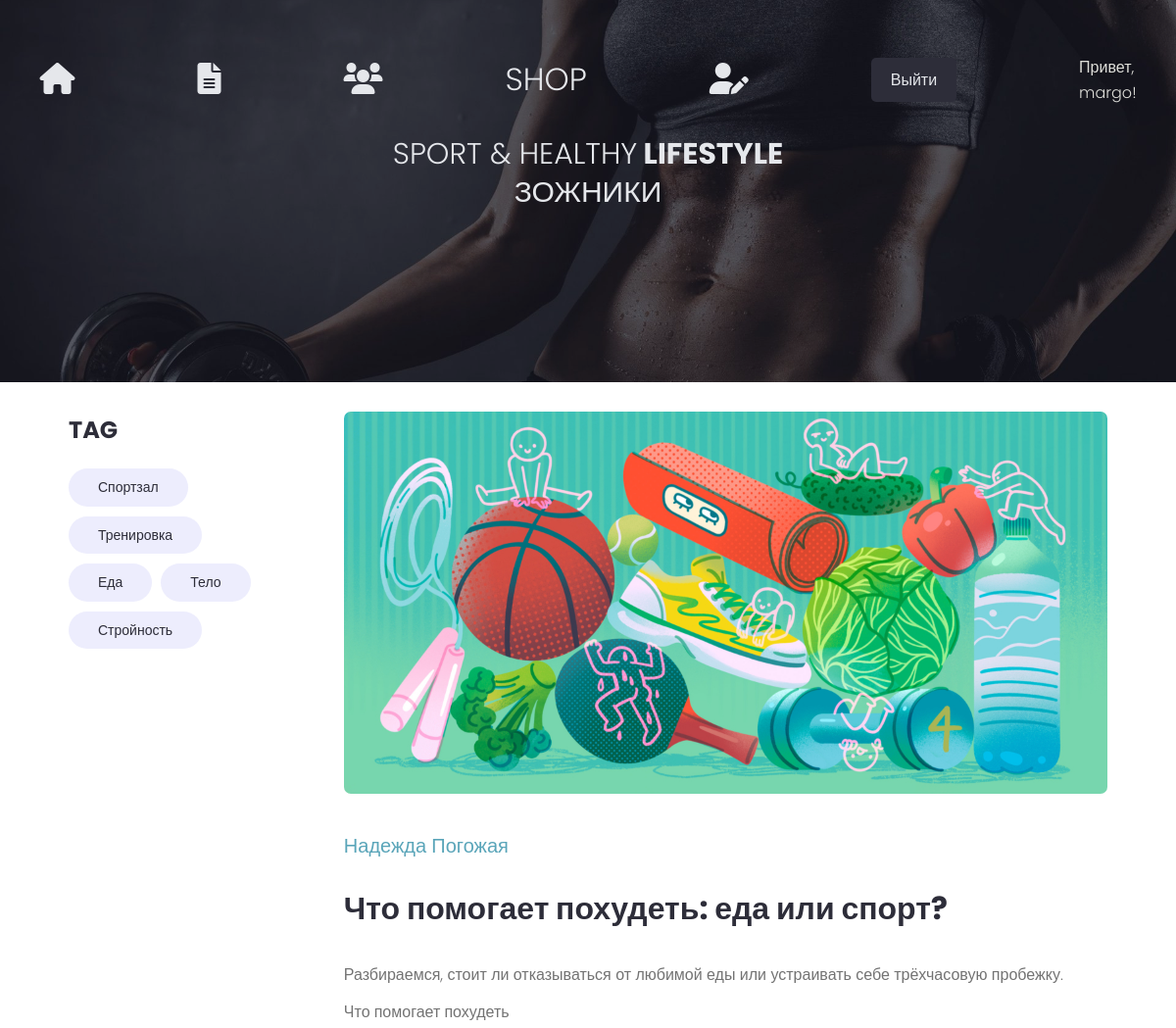
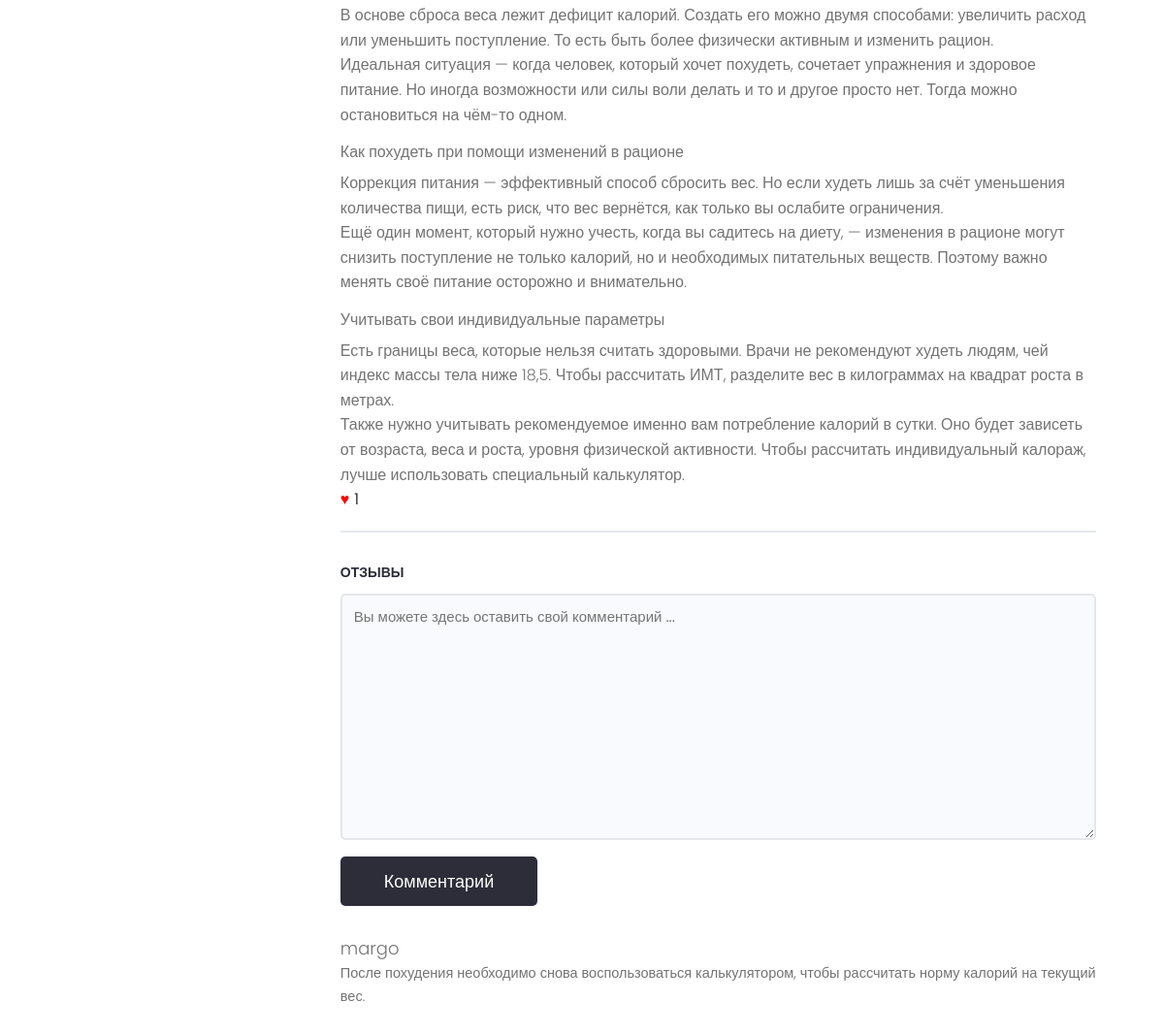
The page /projects/project/18/ (signed in) on the database its author committed (2 pictures, top to bottom).
### projects/models.py (models this page shows, shortened)
class Tag(models.Model):
    name = models.CharField(max_length=200, verbose_name='Наименование')
    created = models.DateTimeField(auto_now_add=True, verbose_name='Дата')
    def __str__(self):
        return self.name
    class Meta:
        verbose_name = 'Тэг'
        verbose_name_plural = 'тэги'

class Project(models.Model):
    owner = models.ForeignKey(Profile, on_delete=models.SET_NULL, blank=True, null=True, verbose_name='Автор')
    sections = models.ManyToManyField('Section', blank=True, verbose_name='Категории')
    title = models.CharField(max_length=200, verbose_name='Название')
    description = RichTextUploadingField(blank=True, verbose_name='Описание')
    featured_image = models.ImageField(default='default.jpg', upload_to='projects/%Y/%m/%d', verbose_name='Изображение')
    demo_link = models.CharField(max_length=200, blank=True, verbose_name='Ссылка на демонстрацию')
    source_link = models.CharField(max_length=200, blank=True, verbose_name='Ссылка на источник')
    tags = models.ManyToManyField('Tag', blank=True, verbose_name='Тег')
    created = models.DateTimeField(auto_now_add=True, verbose_name='Дата создания')
    likes = models.ManyToManyField(User, related_name='project_likes', blank=True, verbose_name='Лайки')
    class Meta:
        ordering = ['-created']
        verbose_name = 'Статья'
        verbose_name_plural = 'статьи'

class Comment(models.Model):
    project = models.ForeignKey(Project, on_delete=models.CASCADE, related_name='comments')
    author = models.ForeignKey(User, on_delete=models.CASCADE)
    profile = models.ForeignKey(Profile, on_delete=models.SET_NULL, null=True, blank=True)
    content = models.TextField()
    created_at = models.DateTimeField(auto_now_add=True)
    class Meta:
        verbose_name = 'Комментарий'
        verbose_name_plural = 'комментарии'

### users/models.py (models this page shows, shortened)
class Profile(models.Model):
    user = models.OneToOneField(User, on_delete=models.CASCADE, blank=True, verbose_name='Пользователь')
    name = models.CharField(max_length=200, blank=True, verbose_name='Имя')
    email = models.EmailField(max_length=200, blank=True, verbose_name='Эл.адрес')
    nickname = models.CharField(max_length=200, blank=True, verbose_name='Псевдоним')
    myself_short = models.CharField(max_length=200, blank=True, verbose_name='О себе коротко')
    myself = models.TextField(blank=True, verbose_name='О себе')
    photo = models.ImageField(upload_to='profiles/', default='profiles/coach.jpg', verbose_name='Фото')
    video = models.FileField(upload_to='videos/', blank=True, null=True, verbose_name='Видео')
    note = models.TextField(blank=True, null=True, verbose_name='Заметка')
    social_youtube = models.CharField(max_length=200, blank=True, verbose_name='Youtube')
    social_site = models.CharField(max_length=200, blank=True, verbose_name='Социальная сеть')
    social_website = models.CharField(max_length=200, blank=True, verbose_name='Сайт')
    document = models.FileField(upload_to='documents/', verbose_name='Документ об образовании', null=True, blank=False)
    work = models.CharField(max_length=200, blank=True, verbose_name='Место работы')
    created = models.DateTimeField(auto_now_add=True, verbose_name='Дата')
    class Meta:
        verbose_name = 'Профиль'
        verbose_name_plural = 'профили'

### projects/views.py (the view)
# urls.py: path('project/<str:pk>/', views.project, name='project'),
@login_required(login_url='login')
def project(request, pk):
    project_obj = Project.objects.get(id=pk)
    if request.method == 'POST':
        form = CommentForm(request.POST)
        if form.is_valid():
            comment = form.save(commit=False)
            comment.author = request.user
            comment.profile = request.user.profile if hasattr(request.user, 'profile') else None
            comment.project = project_obj
            comment.save()
            return redirect('project', pk=pk)
    else:
        form = CommentForm()
    context = {
        'background_image': 'images/one.jpg',
        'hide_search': True,  # Добавляем переменную для скрытия поисковой строки
        'project': project_obj,
        'form': form,
    }
    return render(request, 'projects/single-project.html', context)

### projects/forms.py
class CommentForm(forms.ModelForm):
    class Meta:
        model = Comment
        fields = ['content']
        widgets = {
            'content': forms.Textarea(
                attrs={'class': 'input input--textarea',
                       'placeholder': 'Вы можете здесь оставить свой комментарий ...'}),
        }
    def __init__(self, *args, **kwargs):
        super(CommentForm, self).__init__(*args, **kwargs)
        for field in self.fields.values():
            field.widget.attrs.update({'class': 'input'})

### projects/templates/projects/single-project.html (shortened to what this page needs)
{% extends 'projects/base.html' %}
{% block content %}
<main class="singleProject my-md">
    <div class="container">
        <div class="layout">
            <div class="column column--1of3">
                <h3 class="singleProject__subtitle">Tag</h3>
                <div class="singleProject__toolStack">
                    {% for tag in project.tags.all %}
                    <span class="tag tag--pill tag--sub tag--lg">
                        <small>{{ tag }}</small>
                    </span>
                    {% endfor %}
                </div>
            </div>
            <div class="column column--2of3">
                <img class="singleProject__preview" src="{{ project.featured_image.url }}" alt="portfolio thumbnail"
                     style="width: 100%; height: auto; object-fit: cover;"/>
                <br>
                <a href="{% url 'user_profile' project.owner.id %}" class="singleProject__developer"
                   style="color: var(--color-main); font-size: 2rem;">{{project.owner.name}}</a>
                <h2 class="singleProject__title">{{ project.title }}</h2>
                <div class="singleProject__info" style="font-size: 1.8rem;">
                    {{ project.description|safe }}
                </div>
                <div class="like-section">
                    <button class="like-button" data-project-id="{{ project.id }}">
                        <span class="like-icon">&#9829;</span>
                        <span class="like-count">{{ project.likes.count }}</span>
                    </button>
                </div>
                <div class="comments">
                    <h3 class="singleProject__subtitle" style="font-size: 1.4rem;">Отзывы</h3>
                    <form class="form" action="{% url 'project' project.id %}" method="POST">
                        <div class="form__field">
                            {{form.content}}
                        </div>
                        <input class="btn btn--sub btn--lg" type="submit" value="Комментарий"/>
                    </form>
                    <div class="commentList">
                        {% for comment in project.comments.all %}
                        <div class="comment">
                            {% if comment.profile %}
                            <a href="{% url 'user_profile' comment.profile.id %}">
                                <img class="avatar avatar--md" src="{{ comment.profile.photo.url }}" alt="user"/>
                            </a>
                            <div class="comment__details">
                                <a href="{% url 'user_profile' comment.profile.id %}" class="comment__author">{{comment.author.username}}</a>
                                {% else %}
                                <div class="comment__details">
                                    <span class="comment__author">{{ comment.author.username }}</span>
                                    {% endif %}
                                    <p class="comment__info">
                                        {{ comment.content }}
                                    </p>
                                </div>
                            </div>
                            {% endfor %}
                        </div>
                    </div>
                </div>
            </div>
        </div>
</main>
{% endblock %}

### projects/templates/projects/navbar.html (shortened to what this page needs)
{% load static %}
<header class="header">
    <div class="header__background">
        <img src="{% static background_image %}" alt="Background Image" class="header__background-image">
    </div>
    <div class="container container--narrow">
        <nav class="header__nav">
            <ul class="header__menu" style="font-weight: bold;">
                <li class="header__menuItem" style="font-size: 32px;"><a href="{% url 'projects' %}" title="о Главном"><i
                        class="fas fa-home"></i></a></li>
                <li class="header__menuItem" style="font-size: 32px;"><a href="{% url 'news_feed' %}" title="Новости"><i
                        class="fas fa-file-alt"></i></a></li>
                <li class="header__menuItem" style="font-size: 32px;"><a href="{% url 'profiles' %}" title="Профессионалы"><i class="fas fa-users"></i></a></li>
                <li class="header__menuItem" style="font-size: 32px;"><a href="{% url 'shop' %}" title="Магазин">SHOP</a></li>
                {% if user.is_authenticated %}
                {% if not request.user.profile %}
                <li class="header__menuItem" style="font-size: 32px;"><a href="{% url 'create_profile' %}"
                                                                         title="Создать аккаунт"><i class="fas fa-user-edit"></i></a></li>
                {% endif %}
                <li class="header__menuItem" style="font-size: 20px;"><a href="{% url 'logout' %}" class="btn btn--sub">Выйти</a>
                </li>
                <li class="header__menuItem" style="font-size: 20px;"><span style="color: rgb(222, 222, 217);">Привет, {{user.username}}!</span></li>
                {% else %}
                <li class="header__menuItem" style="font-size: 20px;"><a href="{% url 'login' %}" class="btn btn--sub">Войти</a> </li>
                {% endif %}
            </ul>
            <div class="hero-section__box" style="text-align: center;">
                <h2>Sport & healthy<span> lifestyle </span></h2>
                <h2>ЗОЖники</h2>
            </div>
        </nav>
    </div>
</header>

### projects/static/styles/app.css (style rules this page uses)
:root { --color-sub: #2d2d39; --color-main: #5aa5b9; --color-main-light: #e6faff; --color-sub-light: #51546e; --color-sub-lighter: #ededfd; --color-text: #737373; --color-gray: #8b8b8b; --color-light: #e5e7eb; --color-light-gray: #767676; --color-bg: #f8fafd; --color-white: #fffefd; --color-white-light: #f3f3f3; --color-black: #000000; --color-success: #359e64; --color-success-bg: #def8e8; --color-error: #fc4b0b; --color-error-bg: #fff2ee; --font-base: 'Poppins', arial, helvetica, 'Segoe UI', roboto, ubuntu, sans-serif; --font-monospace: 'Fira Code', 'Courier New', courier, monospace; --font-regular: 300; --font-medium: 500; --font-bold: 700; --generic-shadow: 1px 1px 5px #00000010; --generic-transition: all 0.3s ease-in-out; }
img { width: 100%; }
.header { position: relative; overflow: hidden; height: 390px; linear-gradient(rgba(0, 0, 0, 0.5), rgba(0, 0, 0, 0.5)); background-size: cover; background-repeat: no-repeat; background-position: center; background-attachment: fixed; }
.header__background { position: absolute; top: 0; left: 0; width: 100%; height: 100%; z-index: -2; object-fit: cover; }
.header__background::before { content: ''; position: absolute; top: 0; left: 0; width: 100%; height: 100%; background-color: rgba(0, 0, 0, 0.2); z-index: 1; }
.header__background-image { width: 100%; height: 100%; object-fit: cover; background-position: center; background-repeat: no-repeat; }
.container { position: relative; z-index: 2; }
.header { position: sticky; z-index: 111; background-color: var(--color-sub); padding: 5.5rem 0; weight: 300; }
.header > .container { justify-content: space-between; align-items: left; }
.header__nav > ul { display: flex; justify-content: center; align-items: center; list-style: none; gap: 12.5rem; padding: 0; margin: 0; }
.header__nav > ul > li { display: inline-flex; justify-content: center; align-items: center; }
.header__menuItem > a { color: var(--color-light); font-weight: 300; }
.hero-section__box { margin-top: 3rem; margin-bottom: 3rem; }
.hero-section__box > h2, .hero-section__box > h2 > span { font-size: 3rem; color: var(--color-light); line-height: 1.3; text-transform: uppercase; }
.hero-section__box > h2 { font-weight: 300; }
.hero-section__box > h2 > span { font-weight: 700; }
.singleProject .column--1of3 { order: 2; }
@media screen and (min-width: 1081px) { .singleProject .column--1of3 { order: 1; } }
@media screen and (min-width: 1081px) { .singleProject .column--2of3 { order: 2; } }
.singleProject__toolStack { margin-top: 2rem; margin-bottom: 4rem; }
.singleProject__preview { height: 50vh; object-fit: cover; object-position: top center; margin-bottom: 3rem; border-radius: 0.7rem; }
.singleProject__developer { font-size: 1.8rem; font-weight: 500; }
.singleProject__title { font-size: 3.2rem; font-weight: 700; color: var(--color-sub); margin-bottom: 3rem; margin-top: 2rem; }
.singleProject__subtitle { text-transform: uppercase; font-size: 2.4rem; font-weight: 700; color: var(--color-sub); margin-bottom: 1rem; }
.comments { margin-top: 2rem; padding-top: 3rem; border-top: 2px solid var(--color-light); }
.commentList { margin: 3rem 0; }
.comment { display: flex; gap: 2rem; }
.comment__author { font-size: 1.8rem; }
.comment__info { font-size: 1.45rem; }
.column { position: relative; width: 100%; padding-right: 10px; padding-left: 10px; }
.like-button { background-color: transparent; border: none; cursor: pointer; display: inline-flex; align-items: center; justify-content: center; transition: color 0.3s; font-size: 1.4rem; }
.like-button .like-icon { color: red; margin-right: 5px; }
.like-button .like-count { color: black; }

### projects/static/uikit/styles/modules/_variables.css (style rules this page uses)
:root { --color-main: #5aa5b9; --color-main-light: #e6faff; --color-sub: #3f4156; --color-sub-light: #51546e; --color-sub-lighter: #ededfd; --color-text: #737373; --color-gray: #8b8b8b; --color-light: #e5e7eb; --color-light-gray: #767676; --color-bg: #f8fafd; --color-white: #fffefd; --color-white-light: #f3f3f3; --color-success: #359e64; --color-success-bg: #def8e8; --color-error: #fc4b0b; --color-error-bg: #fff2ee; --font-base: 'Poppins', arial, helvetica, 'Segoe UI', roboto, ubuntu, sans-serif; --font-monospace: 'Fira Code', 'Courier New', courier, monospace; --font-regular: 300; --font-medium: 500; --font-bold: 700; --generic-shadow: 1px 1px 5px #00000010; --generic-transition: all 0.3s ease-in-out; }

### rows shown on the page
Tag: name "Спортзал"
Tag: name "Тренировка"
Tag: name "Еда"
Tag: name "Тело"
Tag: name "Стройность"
Project: featured_image (picture), owner.name "Надежда Погожая", title "Что помогает похудеть: еда или спорт?", description "Разбираемся, стоит ли отказываться от любимой еды или устраивать себе трёхчасовую пробежку. Что помогает похудеть В основе сброса веса лежит дефицит калорий. Создать его можно двумя способами: увеличить расход или уменьшить поступление. То есть быть более физически активным и изменить рацион. Идеальная ситуация — когда человек, который хочет похудеть, сочетает упражнения и здоровое питание. Но иногда возможности или силы воли делать и то и другое просто нет. Тогда можно остановиться на чём-то одном. Как похудеть при помощи изменений в рационе Коррекция питания — эффективный способ сбросить вес. Но если худеть лишь за счёт уменьшения количества пищи, есть риск, что вес вернётся, как только…", likes.count "1"
Comment: author.username "margo", content "После похудения необходимо снова воспользоваться калькулятором, чтобы рассчитать норму калорий на текущий вес."

### other values the page prints
{{ user.username }} "margo"
